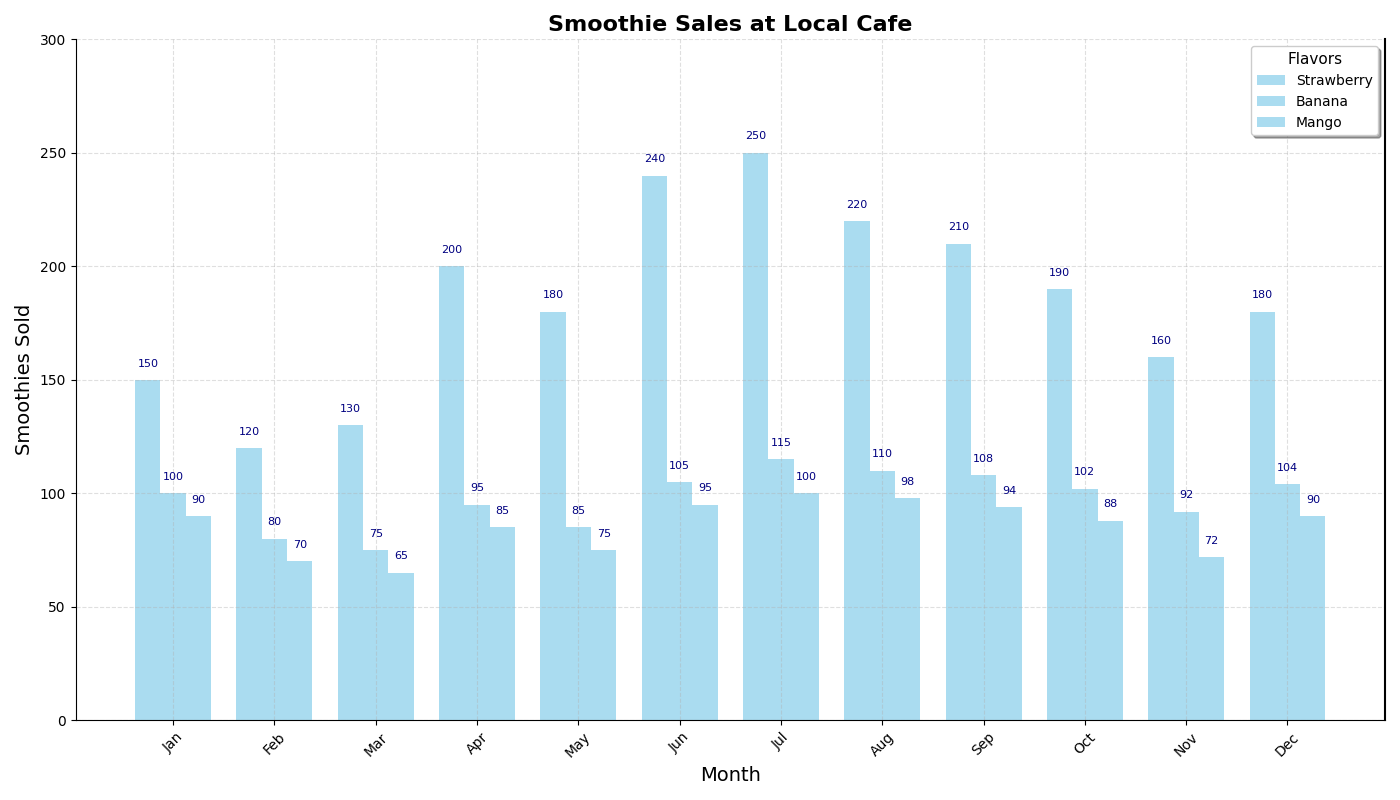

Write Python code to recreate this figure.
import matplotlib.pyplot as plt
import numpy as np

flavors = ['Strawberry', 'Banana', 'Mango']
sales_data = {
    'Strawberry': [150, 120, 130, 200, 180, 240, 250, 220, 210, 190, 160, 180],
    'Banana': [100, 80, 75, 95, 85, 105, 115, 110, 108, 102, 92, 104],
    'Mango': [90, 70, 65, 85, 75, 95, 100, 98, 94, 88, 72, 90]
}

total_sales = {flavor: sum(sales) for flavor, sales in sales_data.items()}
sorted_flavors = sorted(total_sales, key=total_sales.get, reverse=True)
sorted_sales_data = [sales_data[flavor] for flavor in sorted_flavors]

months = ['Jan', 'Feb', 'Mar', 'Apr', 'May', 'Jun', 'Jul', 'Aug', 'Sep', 'Oct', 'Nov', 'Dec']
months_idx = np.arange(len(months))

fig, ax = plt.subplots(figsize=(14, 8))

bar_width = 0.25
single_color = 'skyblue'  # Consistent color for all bars

for i, flavor in enumerate(sorted_flavors):
    ax.bar(months_idx + i * bar_width, sorted_sales_data[i],
           width=bar_width, label=flavor, alpha=0.7, color=single_color)

ax.set_title('Smoothie Sales at Local Cafe', fontsize=16, fontweight='bold')
ax.set_xlabel('Month', fontsize=14)
ax.set_ylabel('Smoothies Sold', fontsize=14)
ax.set_xticks(months_idx + bar_width)
ax.set_xticklabels(months, fontsize=10, rotation=45)

ax.legend(title='Flavors', fontsize=10, title_fontsize='11', loc='upper right', shadow=True)
ax.grid(True, linestyle='--', alpha=0.4)

ax.spines['top'].set_visible(False)
ax.spines['right'].set_linewidth(1.5)
ax.set_ylim(0, 300)

for i, sales in enumerate(sorted_sales_data):
    for j, value in enumerate(sales):
        ax.text(j + i * bar_width, value + 5, str(value),
                ha='center', va='bottom', fontsize=8, color='navy')

plt.tight_layout()
plt.show()
